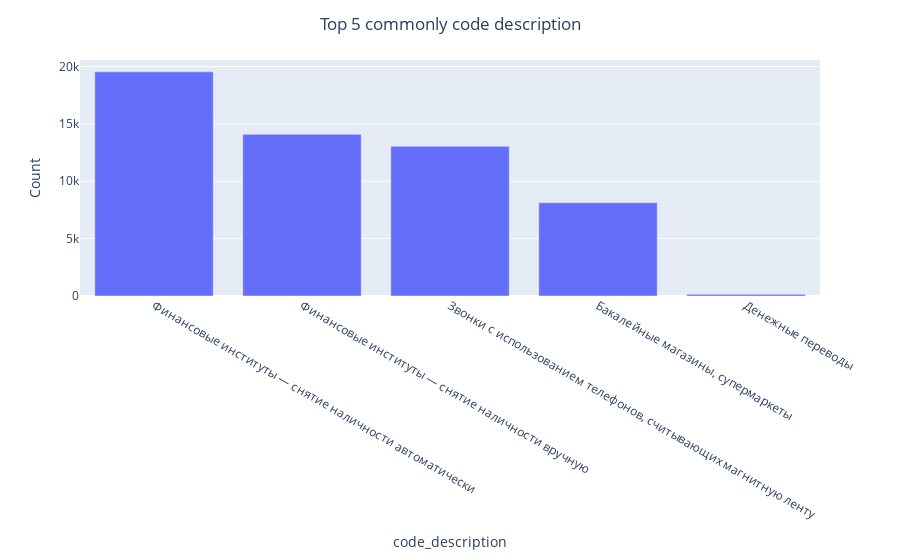

Here is the notebook cell this chart was saved with:
### Code cell
fig = px.bar(top_codes, x=top_codes['code_description'], y = top_codes['Count'])
fig.update_layout(title="Top 5 commonly code description",title_x=0.5)
fig.show()

### Figure 1 — Plotly figure (JSON) as saved in the notebook; plotly's stock layout.template omitted (floating-point values rounded to 4 significant figures)
{"data": [{"alignmentgroup": "True", "hovertemplate": "code_description=%{x}<br>Count=%{y}<extra></extra>", "legendgroup": "", "marker": {"color": "#636efa"}, "name": "", "offsetgroup": "", "orientation": "v", "showlegend": false, "textposition": "auto", "type": "bar", "x": ["Финансовые институты — снятие наличности автоматически", "Финансовые институты — снятие наличности вручную", "Звонки с использованием телефонов, считывающих магнитную ленту", "Бакалейные магазины, супермаркеты", "Денежные переводы"], "xaxis": "x", "y": [19538, 14093, 13044, 8134, 146], "yaxis": "y"}], "layout": {"barmode": "relative", "legend": {"tracegroupgap": 0}, "margin": {"t": 60}, "title": {"text": "Top 5 commonly code description", "x": 0.5}, "xaxis": {"anchor": "y", "domain": [0, 1], "title": {"text": "code_description"}}, "yaxis": {"anchor": "x", "domain": [0, 1], "title": {"text": "Count"}}}}
